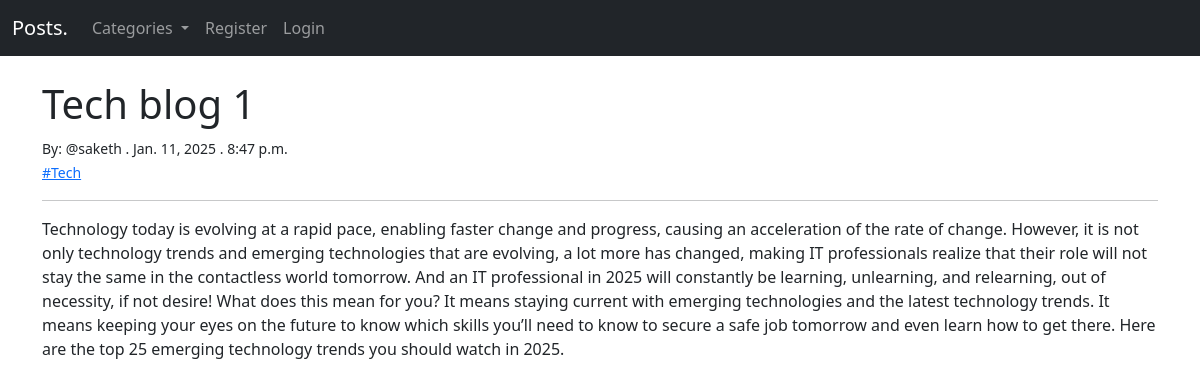
Page /post/7 on the earlier database version.
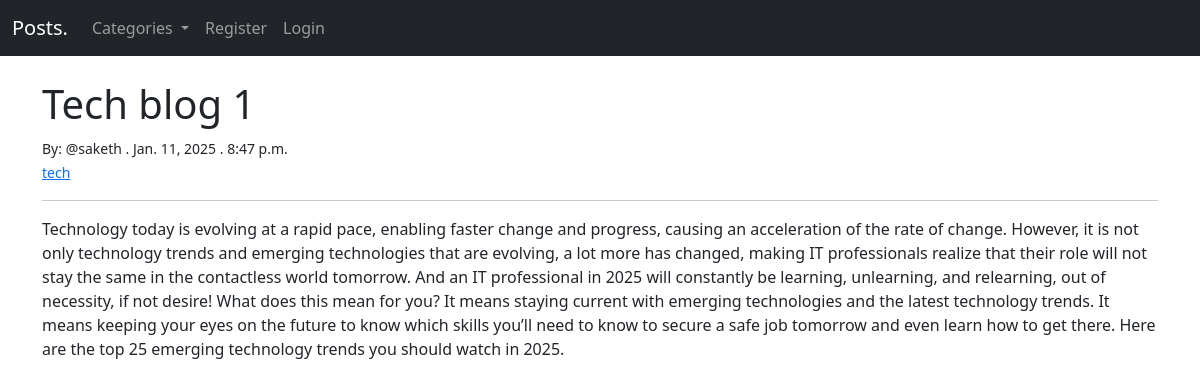
Same page on the later database version.
### startBlog/models.py (models this page shows, shortened)
class Post(models.Model):
    title = models.CharField(max_length=255)
    author = models.ForeignKey(User, on_delete=models.CASCADE) #If user is deleted then this removes all the posts from the user
    body = models.TextField()
    post_date = models.DateField(auto_now_add=True)
    post_time = models.TimeField(auto_now_add=True)
    category = models.CharField(max_length=255) #make sure that the categories doesn't contain special characters and the letters are always small letters not capital letters
    likes = models.ManyToManyField(User, related_name="blog_likes")
    def total_likes(self):
        return self.likes.count()

### startBlog/views.py (the view)
# urls.py: path('post/<int:pk>', PostView.as_view(), name="post-detail"), #the <int:pk> is passing the primary key as a parameter
class PostView(DetailView):
    model = Post
    template_name = 'post_detail.html'
    def get_context_data(self, *args, **kwargs):
        cat_menu = Category.objects.all()
        context = super(PostView, self).get_context_data(*args, **kwargs)
        context["cat_menu"] = cat_menu
        stuff = get_object_or_404(Post, id=self.kwargs['pk'])
        total_likes = stuff.total_likes()
        context["total_likes"] = total_likes
        return context

### startBlog/models.py (called while the page is built)
    def __str__(self):
        return self.name

### startBlog/templates/post_detail.html (shortened to what this page needs)
{%  extends 'base.html' %}
{%  block content    %}
<h1>{{  post.title  }}</h1>
<small>By: @{{ post.author  }} . {{ post.post_date }} . {{ post.post_time }}</small><br>
<small><a href="{% url 'category-view' post.category|slugify %}">{{  post.category }}</a></small>
<hr>
<p>{{ post.body|safe }}</p>
<br><br>
{%  endblock    %}

Differences in the rows shown:
changed Post "Tech blog 1": category "#Tech" → "tech"
